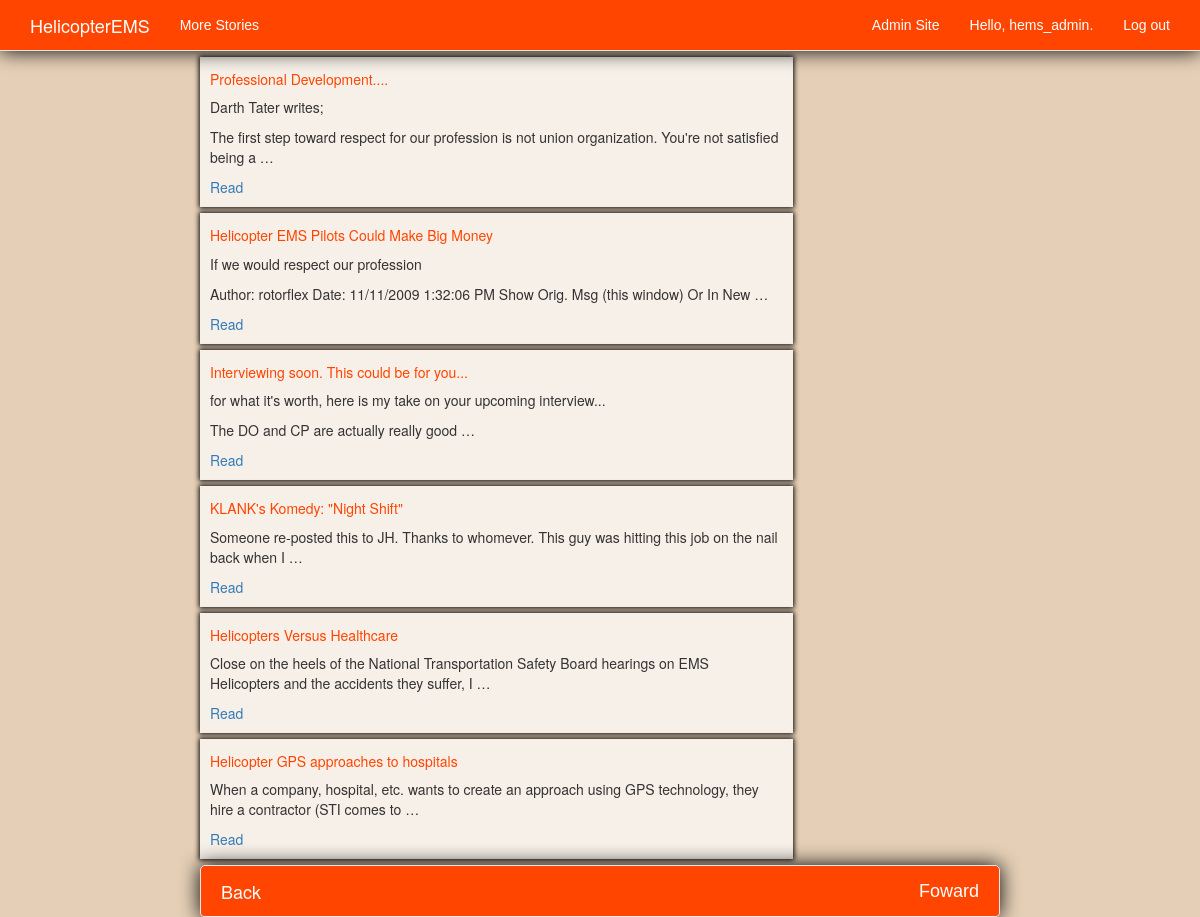
The app's page /topics/ (signed in) with its own data.
### hems_blog/models.py (models this page shows, shortened)
class Topic(models.Model):
	text=models.TextField(max_length=100000)
	title=models.CharField(max_length=120)
	video=models.TextField(max_length=10000)
	image = models.FileField(null=True, blank=True)
	date_added=models.DateTimeField(auto_now=False, auto_now_add=True)

### hems_blog/views.py (the view)
# urls.py: url(r'^topics/$', views.topics, name='topics'),
def topics(request):
	topics=Topic.objects.order_by('-date_added')
	context={'topics':topics}
	return render(request, 'hems_blog/topics.html', context)

### hems_blog/templates/hems_blog/topics.html (shortened to what this page needs)
{% extends "hems_blog/base.html" %}
{% block content %}
<div class="row topics_row">
        <div class="col-lg-9 col-sm-8 col-xs-12">
	    {% for topic in topics|slice:"4:10" %}
            <div class="container-fluid topics_panels">
					<h5>
						{{topic.title}}
					</h5>
					<p style="text-align: justify; ">
						{{topic.text|linebreaks|truncatewords:20}}
					</p>
					<a href="{% url 'hems_blog:topic' topic.id %}">
						Read
					</a>
            </div>
	    {% empty %}
            <ul>
                    <li>
				        No more stories.
			        </li>
            </ul>
	    {% endfor %}
        </div>
</div>
<nav class="navbar navbar-default navbar-static-bottom topics_bottom_nav"
     style="">
        <div class="navbar-header">
                <a class="navbar-brand"  href="{% url 'hems_blog:topics' %}" style="margin-right:30px;">
                       Back
                </a>
        </div>
        <div id="navbar2" class="navbar-collapse collapse">
                <ul class="nav navbar-nav navbar-right">
                        <li>
                                <a  class="navbar-brand" href="{% url 'hems_blog:topics' %}">
                                        Foward
                                </a>
                        </li>
                </ul>
        </div>
</nav>
{% endblock content %}

### hems_blog/templates/hems_blog/base.html (shortened to what this page needs)
{% load bootstrap3 %}
<!DOCTYPE html>
<html lang="en">
	<head>
		{% bootstrap_css%}
	</head>
	<body
style="background-color:#E5CFB6;">
		<nav class="navbar navbar-default navbar-fixed-top" style="padding:0px 5px 0px 5px;">
			<div class="container"  style="background-color:orangered;">
				<div class="navbar-header">
					<a class="navbar-brand" href="{% url 'hems_blog:index' %}">
						HelicopterEMS
					</a>
				</div>
				<div id="navbar" class="navbar-collapse collapse">
					<ul class="nav navbar-nav ">
						<li >
							<a   href="{% url 'hems_blog:topics' %}">
								More Stories
							</a>
						</li>
					</ul>
					<ul class="nav navbar-nav navbar-right">
						{% if user.is_authenticated %}
						{% if request.user.is_superuser %}
						<li><a href="{% url 'admin:index' %}">Admin Site</a><li>
							{% endif %}
							<li >
								<a>
									Hello, {{ user.username }}.
								</a>
							</li>
							<li>
								<a href="{% url 'users:logout' %}">
									Log out
								</a>
							</li>
						{% endif %}
					</ul>
				</div>
			</div>
		</nav>
			<div class="container" style="width:100%; height:100%; padding-top:0px; ">
			<div style="padding-top:0px; ">
			<div class="row"   >
 <div class="col-lg-offset-2 col-md-10 col-md-offset-1 col-sm-offset-1 col-lg-8 col-sm-10 col-xs-12" style="padding-left:0px;padding-right:0px;">
{% block content %}{% endblock content %}
			</div>
			</div>
			</div>
			</div>
	</body>
</html>

### hems_blog/templates/hems_blog/base.html (style rules this page uses)
html { height: 100%; }
.navbar { margin-bottom:0px; -webkit-box-shadow:0px 0px 20px #000; }
.navbar-default { background-color:orangered; padding-bottom:0px; }
.navbar-default .navbar-brand { color: #FFF; }
.navbar-default .navbar-nav { color:#FFF; font-family:Verdana,Geneva,Tahoma,Arial,Helvetica,sans-serif; }
.navbar-default .navbar-nav > li> a { color:#FFF; }
body {  background-color:#F0C797; background-repeat: no-repeat; background-position: center center; background-attachment: fixed; -webkit-background-size: cover; -moz-background-size:cover; -o-background-size:cover; background-size: cover; margin: 0; padding: 0; font-family: "Helvetica Neue",Helvetica,Arial,sans-serif; }
.container-fluid { margin-top:0px; margin-bottom:0px; padding-right:0px; padding-left:0px; text-align:center; }

### hems_blog/templates/hems_blog/topics.html (style rules this page uses)
.topics_row { margin-top:1px; }
.topics_bottom_nav { border-top-left-radius:5px; border-top-right-radius:5px; padding:0px 5px 0px 5px; margin-bottom:0px; margin-top:5px; }
.topics_row { padding:50px 0px 0px 0px }
.topics_panels { text-align:left; background-color:rgba(255,255,255, 0.7); margin:6px 0px 1px 0px; box-shadow:0px 0px 5px 1px #000; padding:5px 10px 10px 10px; }
h5 { color:orangered; }

### records on screen
Topic: title "Professional Development....", text "Darth Tater writes; The first step toward respect for our profession is not union organization. You're not satisfied being a …"
Topic: title "Helicopter EMS Pilots Could Make Big Money", text "If we would respect our profession Author: rotorflex Date: 11/11/2009 1:32:06 PM Show Orig. Msg (this window) Or In New …"
Topic: title "Interviewing soon. This could be for you...", text "for what it's worth, here is my take on your upcoming interview... The DO and CP are actually really good …"
Topic: title "KLANK's Komedy: \"Night Shift\"", text "Someone re-posted this to JH. Thanks to whomever. This guy was hitting this job on the nail back when I …"
Topic: title "Helicopters Versus Healthcare", text "Close on the heels of the National Transportation Safety Board hearings on EMS Helicopters and the accidents they suffer, I …"
Topic: title "Helicopter GPS approaches to hospitals", text "When a company, hospital, etc. wants to create an approach using GPS technology, they hire a contractor (STI comes to …"

### other values on screen
{{ user.username }} "hems_admin"
